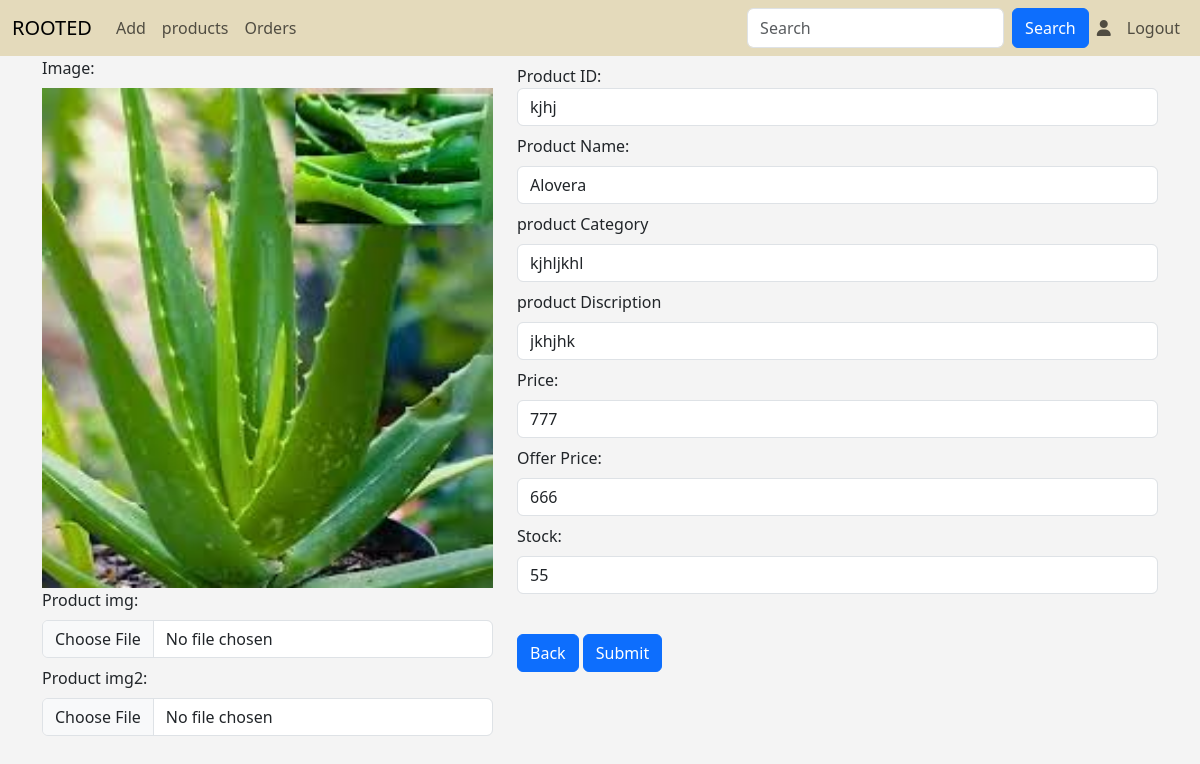
The app's page /update_prd/2, older data.
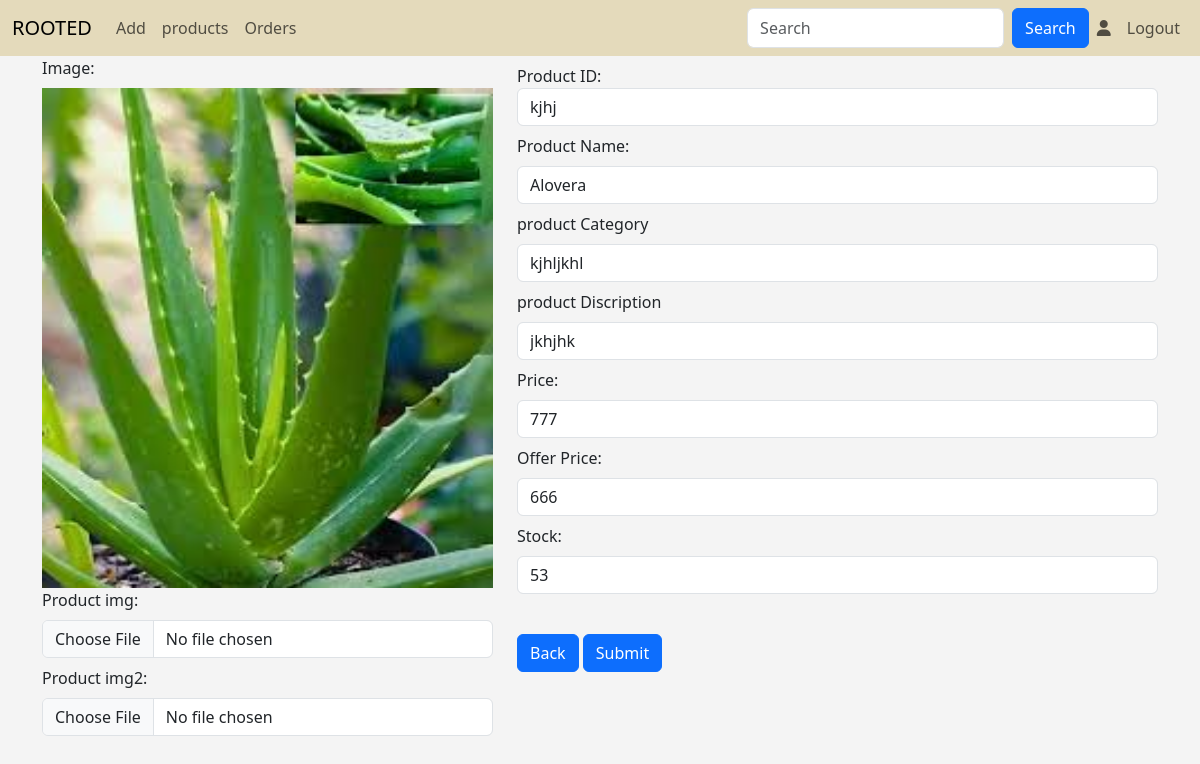
The same page, newer data.
### app/models.py (models this page shows, shortened)
class Plants(models.Model):
    p_id=models.TextField()
    name=models.TextField()
    p_catg=models.TextField()
    p_dis=models.TextField()
    price=models.IntegerField()
    offer_price=models.IntegerField()
    img=models.FileField()
    img2=models.FileField()
    stock=models.IntegerField()
    catg=models.ForeignKey(Category,on_delete=models.CASCADE)
    mcatg=models.ForeignKey(Main_cat,on_delete=models.CASCADE)

### app/views.py (the view)
# urls.py: path('update_prd/<pid>',views.update_prd),
def update_prd(req,pid):
    data=Plants.objects.get(pk=pid)
    if req.method=='POST':
        p_id=req.POST['p_id']
        name=req.POST['name']
        p_catg=req.POST['p_catg']
        p_dis=req.POST['p_dis']
        price=req.POST['price']
        offer_price=req.POST['offer_price']
        stock=req.POST['stock']
        img= req.FILES.get('img')
        img2=req.FILES.get('img2')
        if img:
            data=Plants.objects.filter(pk=pid).update(p_id=p_id,name=name,p_catg=p_catg,p_dis=p_dis,price=price,offer_price=offer_price,stock=stock,img=img)
        elif img2:
            data=Plants.objects.filter(pk=pid).update(p_id=p_id,name=name,p_catg=p_catg,p_dis=p_dis,price=price,offer_price=offer_price,stock=stock,img2=img2)
        else:
            data=Plants.objects.filter(pk=pid).update(p_id=p_id,name=name,p_catg=p_catg,p_dis=p_dis,price=price,offer_price=offer_price,stock=stock)
        return redirect(view_prdts)
    else:
        data1=Category.objects.all()
        data2=Main_cat.objects.all()
        return render(req,'admin/update.html',{'data':data,'data1':data1,'dcta2':data2})

### templates/admin/update.html (shortened to what the changed rows need)
<!DOCTYPE html>
<html lang="en">
<head>
    {% load static %}
    <link rel="stylesheet" href="https://cdnjs.cloudflare.com/ajax/libs/font-awesome/6.6.0/css/all.min.css">
    <link href="https://cdn.jsdelivr.net/npm/bootstrap@5.3.3/dist/css/bootstrap.min.css" rel="stylesheet">
    <link rel="stylesheet" href="{% static 'css/style.css'%}">
</head>
<body>
<div class="form-container">
  <div>
  <form action="" method="post" enctype="multipart/form-data">
<div class="container">
  <div class="row">
      <div class="col-lg-5">
          <div class="mb-2">
              <label for="img" class="form-label">Image:</label>
              <img src="{{data.img.url}}" alt="" style="width: 100% ;height: 500px;">
              <div class="mb-2">
                <label for="prd_name" class="form-label">Product img:</label>
                <input type="file" class="form-control" placeholder=" Product img" name="img">
              </div>
              <div class="mb-2">
                <label for="prd_name" class="form-label">Product img2:</label>
                <input type="file" class="form-control" placeholder=" Product img2" name="img2">
              </div>
            </div>
      </div>
      <div class="col-lg-7">
          <div class="mb-2 mt-2">
              <label for="prod_id" class="">Product ID:</label>
              <input type="text" class="form-control" placeholder=" Product id" name="p_id" value="{{data.p_id}}">
            </div>
            <div class="mb-2">
              <label for="prd_name" class="form-label">Product Name:</label>
              <input type="text" class="form-control" placeholder=" Product name" name="name" value="{{data.name}}">
            </div>
            <div class="mb-2">
              <label for="price" class="form-label">product Category</label>
              <input type="text" class="form-control" placeholder="Plant type" name="p_catg" value="{{data.p_catg}}">
            </div>
            <div class="mb-2">
              <label for="price" class="form-label">product Discription</label>
              <input type="text" class="form-control" placeholder="Plant type" name="p_dis" value="{{data.p_dis}}">
            </div>
            <div class="mb-2">
              <label for="price" class="form-label">Price:</label>
              <input type="number" class="form-control" placeholder=" Product price" name="price" value="{{data.price}}">
            </div>
            <div class="mb-2">
              <label for="price" class="form-label">Offer Price:</label>
              <input type="number" class="form-control" placeholder=" Product price" name="offer_price" value="{{data.offer_price}}">
            </div>
            <div class="mb-2">
              <label for="stock" class="form-label">Stock:</label>
              <input type="number" class="form-control" placeholder="stock" name="stock" value="{{data.stock}}">
            </div>
      </div>
  </div>
</div>
</form>
</div>
</div>
    </body>
</html>

Row changes from the older to the newer data that the page shows:
changed Plants "kjhj": stock "55" → "53"
